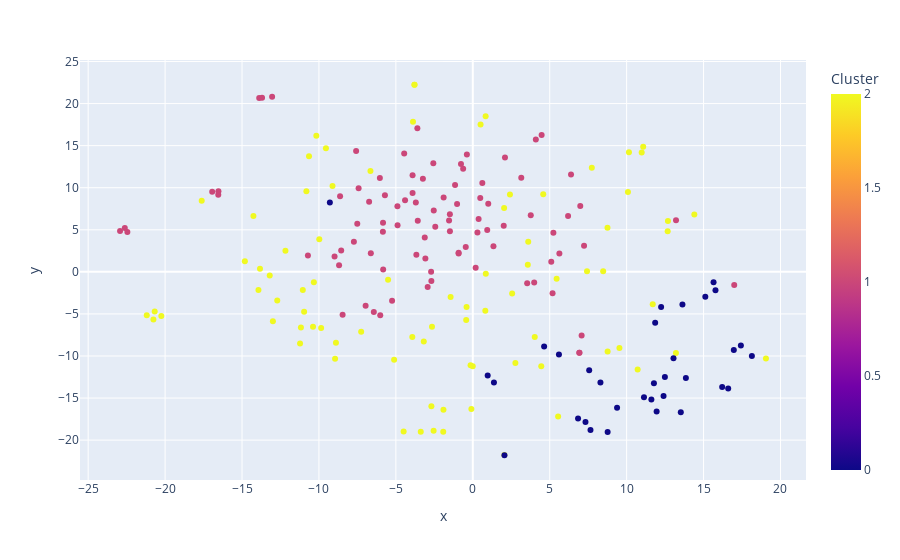

Here is the notebook cell this chart was saved with:
### Code cell
import plotly.express as px

# Assuming you've performed TSNE and have your DataFrame ready
df_vis = pd.DataFrame({
    'x': x,
    'y': y,
    'Cluster': complete_emebed_party.Cluster,
    'SchoolName': complete_emebed_party.schoolname,
    'DistrictPoliticalAffiliation': complete_emebed_party.district_majority_party,
    'CharterPoliticalAffiliation':complete_emebed_party.charter_majority_party  # Replace with your actual column
})

fig = px.scatter(df_vis, x='x', y='y', color='Cluster', hover_data=['SchoolName', 'DistrictPoliticalAffiliation','CharterPoliticalAffiliation'])

fig.show()

### Figure 1 — Plotly figure (JSON) as saved in the notebook; plotly's stock layout.template omitted (floating-point values rounded to 4 significant figures; data arrays with more than 128 entries replaced by an {"elided": "..."} marker saying what was removed)
{"data": [{"customdata": {"elided": "206x3 str values"}, "hovertemplate": "x=%{x}<br>y=%{y}<br>SchoolName=%{customdata[0]}<br>DistrictPoliticalAffiliation=%{customdata[1]}<br>CharterPoliticalAffiliation=%{customdata[2]}<br>Cluster=%{marker.color}<extra></extra>", "legendgroup": "", "marker": {"color": {"elided": "206 int values"}, "coloraxis": "coloraxis", "symbol": "circle"}, "mode": "markers", "name": "", "orientation": "v", "showlegend": false, "type": "scatter", "x": {"elided": "206 float values"}, "xaxis": "x", "y": {"elided": "206 float values"}, "yaxis": "y"}], "layout": {"coloraxis": {"colorbar": {"title": {"text": "Cluster"}}, "colorscale": [[0, "#0d0887"], [0.1111, "#46039f"], [0.2222, "#7201a8"], [0.3333, "#9c179e"], [0.4444, "#bd3786"], [0.5556, "#d8576b"], [0.6667, "#ed7953"], [0.7778, "#fb9f3a"], [0.8889, "#fdca26"], [1, "#f0f921"]]}, "legend": {"tracegroupgap": 0}, "margin": {"t": 60}, "xaxis": {"anchor": "y", "domain": [0, 1], "title": {"text": "x"}}, "yaxis": {"anchor": "x", "domain": [0, 1], "title": {"text": "y"}}}}
